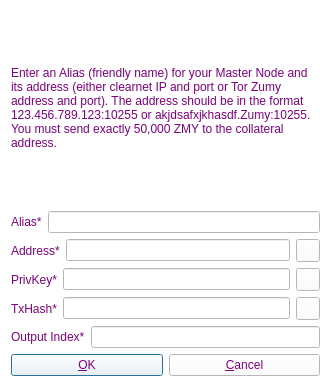
<?xml version="1.0" encoding="UTF-8"?>
<ui version="4.0">
 <class>AddEditAdrenalineNode</class>
 <widget class="QDialog" name="AddEditAdrenalineNode">
  <property name="geometry">
   <rect>
    <x>0</x>
    <y>0</y>
    <width>331</width>
    <height>387</height>
   </rect>
  </property>
  <property name="windowTitle">
   <string>Add/Edit ZuMY Node</string>
  </property>
  <property name="styleSheet">
   <string notr="true">color: rgb(204, 155, 68);
background-color: rgb(255, 255, 255);</string>
  </property>
  <property name="modal">
   <bool>true</bool>
  </property>
  <layout class="QVBoxLayout" name="verticalLayout">
   <item>
    <widget class="QLabel" name="label_9">
     <property name="sizePolicy">
      <sizepolicy hsizetype="Preferred" vsizetype="Expanding">
       <horstretch>0</horstretch>
       <verstretch>0</verstretch>
      </sizepolicy>
     </property>
     <property name="styleSheet">
      <string notr="true">color: #800080;</string>
     </property>
     <property name="text">
      <string>&lt;html&gt;&lt;head/&gt;&lt;body&gt;&lt;p&gt;Enter an Alias (friendly name) for your Master Node and its address (either clearnet IP and port or Tor Zumy address and port). The address should be in the format 123.456.789.123:10255 or akjdsafxjkhasdf.Zumy:10255. You must send exactly 50,000 ZMY to the collateral address.&lt;/p&gt;&lt;/body&gt;&lt;/html&gt;</string>
     </property>
     <property name="wordWrap">
      <bool>true</bool>
     </property>
    </widget>
   </item>
   <item>
    <layout class="QHBoxLayout" name="horizontalLayout_4">
     <property name="bottomMargin">
      <number>0</number>
     </property>
     <item>
      <widget class="QLabel" name="label_4">
       <property name="styleSheet">
        <string notr="true">color: #800080;</string>
       </property>
       <property name="text">
        <string>Alias*</string>
       </property>
      </widget>
     </item>
     <item>
      <widget class="QLineEdit" name="aliasLineEdit"/>
     </item>
    </layout>
   </item>
   <item>
    <layout class="QHBoxLayout" name="horizontalLayout_5">
     <property name="bottomMargin">
      <number>0</number>
     </property>
     <item>
      <widget class="QLabel" name="label_6">
       <property name="styleSheet">
        <string notr="true">color: #800080;</string>
       </property>
       <property name="text">
        <string>Address*</string>
       </property>
      </widget>
     </item>
     <item>
      <widget class="QLineEdit" name="addressLineEdit"/>
     </item>
     <item>
      <widget class="QToolButton" name="AddEditAddressPasteButton">
       <property name="toolTip">
        <string>Paste address from clipboard</string>
       </property>
       <property name="text">
        <string/>
       </property>
       <property name="icon">
        <iconset resource="../bitcoin.qrc">
         <normaloff>:/icons/editpaste</normaloff>:/icons/editpaste</iconset>
       </property>
       <property name="shortcut">
        <string>Alt+P</string>
       </property>
      </widget>
     </item>
    </layout>
   </item>
   <item>
    <layout class="QHBoxLayout" name="horizontalLayout_3">
     <property name="bottomMargin">
      <number>0</number>
     </property>
     <item>
      <widget class="QLabel" name="label_5">
       <property name="styleSheet">
        <string notr="true">color: #800080;</string>
       </property>
       <property name="text">
        <string>PrivKey*</string>
       </property>
      </widget>
     </item>
     <item>
      <widget class="QLineEdit" name="privkeyLineEdit"/>
     </item>
     <item>
      <widget class="QToolButton" name="AddEditPrivkeyPasteButton">
       <property name="toolTip">
        <string>Paste address from clipboard</string>
       </property>
       <property name="text">
        <string/>
       </property>
       <property name="icon">
        <iconset resource="../bitcoin.qrc">
         <normaloff>:/icons/editpaste</normaloff>:/icons/editpaste</iconset>
       </property>
       <property name="shortcut">
        <string>Alt+P</string>
       </property>
      </widget>
     </item>
    </layout>
   </item>
   <item>
    <layout class="QHBoxLayout" name="horizontalLayout_2">
     <property name="bottomMargin">
      <number>0</number>
     </property>
     <item>
      <widget class="QLabel" name="label_2">
       <property name="styleSheet">
        <string notr="true">color: #800080;</string>
       </property>
       <property name="text">
        <string>TxHash*</string>
       </property>
      </widget>
     </item>
     <item>
      <widget class="QLineEdit" name="txhashLineEdit"/>
     </item>
     <item>
      <widget class="QToolButton" name="AddEditTxhashPasteButton">
       <property name="toolTip">
        <string>Paste address from clipboard</string>
       </property>
       <property name="text">
        <string/>
       </property>
       <property name="icon">
        <iconset resource="../bitcoin.qrc">
         <normaloff>:/icons/editpaste</normaloff>:/icons/editpaste</iconset>
       </property>
       <property name="shortcut">
        <string>Alt+P</string>
       </property>
      </widget>
     </item>
    </layout>
   </item>
   <item>
    <layout class="QHBoxLayout" name="horizontalLayout_8">
     <property name="bottomMargin">
      <number>0</number>
     </property>
     <item>
      <widget class="QLabel" name="label_8">
       <property name="styleSheet">
        <string notr="true">color: #800080;</string>
       </property>
       <property name="text">
        <string>Output Index*</string>
       </property>
      </widget>
     </item>
     <item>
      <widget class="QLineEdit" name="outputindexLineEdit"/>
     </item>
    </layout>
   </item>
   <item>
    <layout class="QHBoxLayout" name="horizontalLayout_Buttons">
     <item>
      <widget class="QPushButton" name="okButton">
       <property name="styleSheet">
        <string notr="true">color: #800080;</string>
       </property>
       <property name="text">
        <string>&amp;OK</string>
       </property>
      </widget>
     </item>
     <item>
      <widget class="QPushButton" name="cancelButton">
       <property name="styleSheet">
        <string notr="true">color: #800080;</string>
       </property>
       <property name="text">
        <string>&amp;Cancel</string>
       </property>
       <property name="autoDefault">
        <bool>false</bool>
       </property>
      </widget>
     </item>
    </layout>
   </item>
  </layout>
 </widget>
 <resources>
  <include location="../bitcoin.qrc"/>
 </resources>
 <connections/>
</ui>
